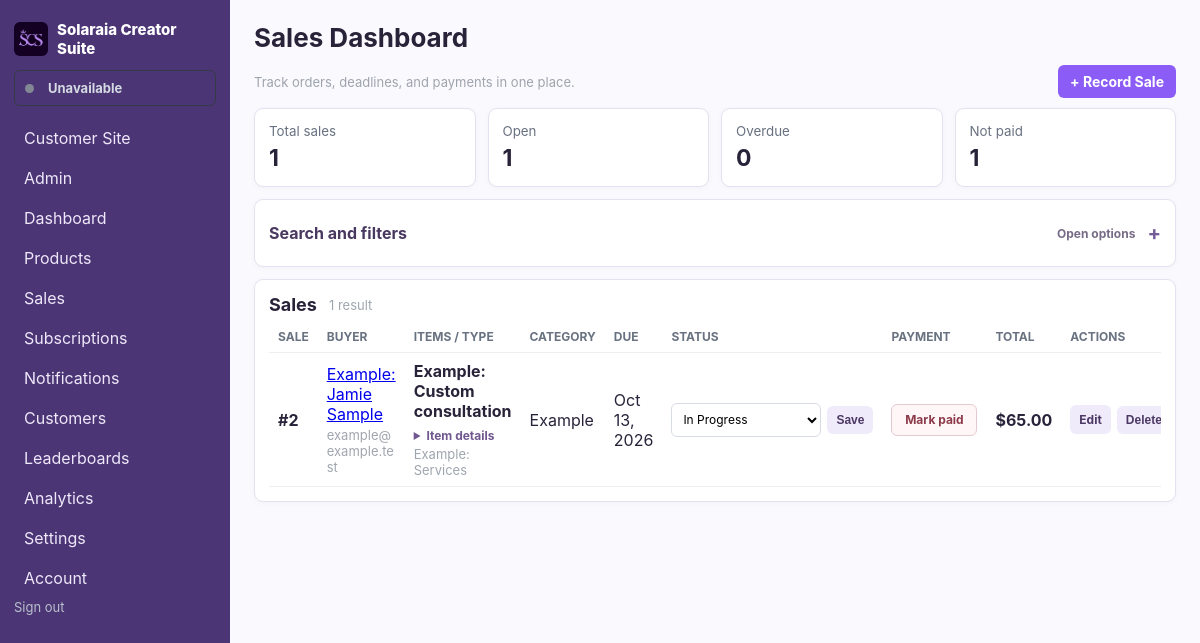
Page /sales (signed in) on the earlier database version.
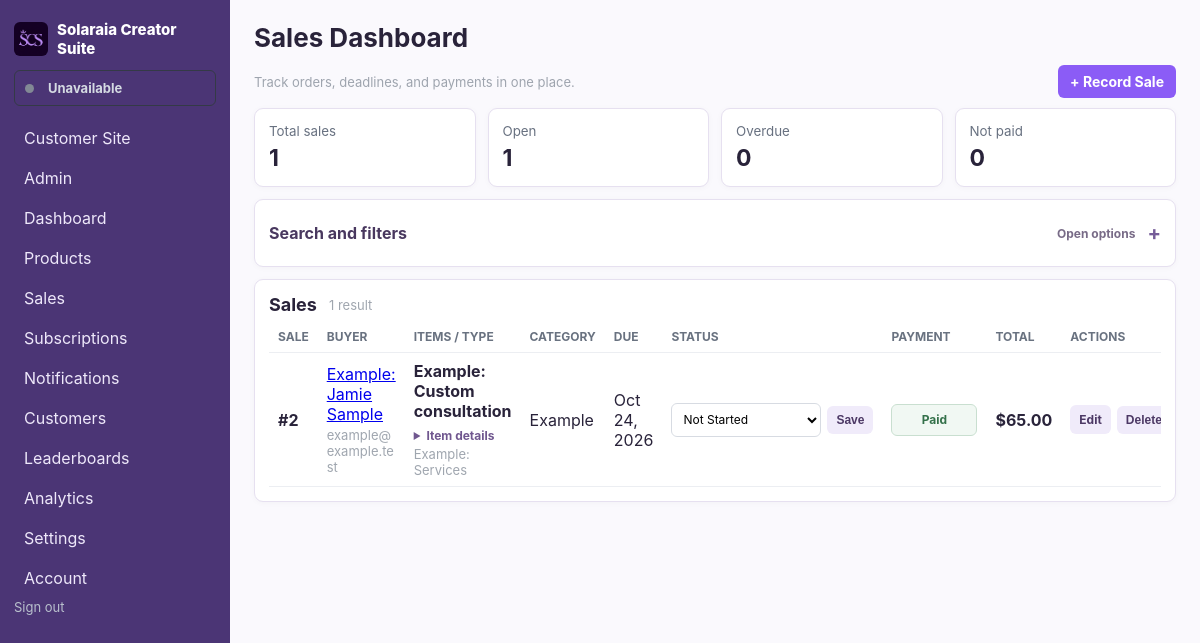
Same page on the later database version.
### models.py (models this page shows)
class Sale(db.Model):
    id = db.Column(db.Integer, primary_key=True)
    owner_id = db.Column(db.Integer, db.ForeignKey('creator_account.id'), nullable=False)
    sale_date = db.Column(db.DateTime, default=datetime.utcnow, nullable=False)
    created_at = db.Column(db.DateTime, default=datetime.utcnow, nullable=False)
    due_date = db.Column(db.Date)
    sale_category = db.Column(db.String(120))
    status = db.Column(db.String(30), nullable=False, default='New')
    paid = db.Column(db.Boolean, nullable=False, default=False)
    customer_id = db.Column(db.Integer, db.ForeignKey('customer.id'))
    store_customer_id = db.Column(db.Integer, db.ForeignKey('store_customer.id'))
    delivery_name = db.Column(db.String(160))
    delivery_phone = db.Column(db.String(40))
    delivery_address = db.Column(db.Text)
    platform_id = db.Column(db.Integer, db.ForeignKey('platform.id'))
    payment_method_id = db.Column(db.Integer, db.ForeignKey('payment_method.id'))
    payment_detail = db.Column(db.String(255))
    stripe_checkout_session_id = db.Column(db.String(255), unique=True)
    stripe_payment_intent_id = db.Column(db.String(255))
    total_amount = db.Column(db.Numeric(12,2), default=0)
    notes = db.Column(db.Text)
    version_id = db.Column(db.Integer, nullable=False, default=1)
    __table_args__ = (
        db.Index('ix_sale_owner_created', 'owner_id', 'created_at', 'id'),
        db.Index('ix_sale_owner_due', 'owner_id', 'due_date'),
        db.Index('ix_sale_owner_status_paid', 'owner_id', 'status', 'paid'),
        db.Index('ix_sale_owner_customer', 'owner_id', 'customer_id'),
        db.Index('ix_sale_store_customer_created', 'store_customer_id', 'created_at', 'id'),
    )
    __mapper_args__ = {'version_id_col': version_id}
    platform = db.relationship('Platform')
    payment_method = db.relationship('PaymentMethod')
    store_customer = db.relationship('StoreCustomer', back_populates='sales')
    items = db.relationship('SaleItem', backref='sale', cascade='all, delete-orphan', lazy=True)

class Customer(db.Model):
    id = db.Column(db.Integer, primary_key=True)
    owner_id = db.Column(db.Integer, db.ForeignKey('creator_account.id'), nullable=False)
    name = db.Column(db.String(160), nullable=False)
    email = db.Column(db.String(160))
    username = db.Column(db.String(160))
    contact_number = db.Column(db.String(40))
    notes = db.Column(db.Text)
    created_at = db.Column(db.DateTime, default=datetime.utcnow)
    version_id = db.Column(db.Integer, nullable=False, default=1)
    __table_args__ = (db.Index('ix_customer_owner_name', 'owner_id', 'name'),)
    __mapper_args__ = {'version_id_col': version_id}
    sales = db.relationship('Sale', backref='customer', lazy=True)
    leaderboard_entries = db.relationship('LeaderboardEntry', back_populates='customer', cascade='all, delete-orphan', lazy=True)
    service_subscriptions = db.relationship('ServiceSubscription', back_populates='customer', lazy=True)

class Product(db.Model):
    id = db.Column(db.Integer, primary_key=True)
    owner_id = db.Column(db.Integer, db.ForeignKey('creator_account.id'), nullable=False)
    name = db.Column(db.String(160), nullable=False)
    description = db.Column(db.Text)
    base_price = db.Column(db.Numeric(12,2), default=0)
    base_price_enabled = db.Column(db.Boolean, nullable=False, default=True)
    quantity_label = db.Column(db.String(40), nullable=False, default='Quantity')
    requires_delivery = db.Column(db.Boolean, nullable=False, default=False)
    active = db.Column(db.Boolean, default=True)
    is_public = db.Column(db.Boolean, nullable=False, default=True)
    category_id = db.Column(db.Integer, db.ForeignKey('category.id'))
    created_at = db.Column(db.DateTime, default=datetime.utcnow)
    version_id = db.Column(db.Integer, nullable=False, default=1)
    __table_args__ = (
        db.UniqueConstraint('owner_id', 'name', name='uq_product_owner_name'),
        db.Index('ix_product_owner_active_name', 'owner_id', 'active', 'name'),
    )
    __mapper_args__ = {'version_id_col': version_id}
    fields = db.relationship('ProductField', backref='product', cascade='all, delete-orphan', lazy=True)
    addons = db.relationship('ProductAddon', backref='product', cascade='all, delete-orphan', lazy=True)
    bundles = db.relationship('ProductBundle', backref='product', cascade='all, delete-orphan', lazy=True)
    tags = db.relationship('ProductTag', secondary=product_tag_link, back_populates='products')
    items = db.relationship('SaleItem', backref='product', lazy=True)
    service_subscriptions = db.relationship('ServiceSubscription', back_populates='product', lazy=True)

### app.py (the view, shortened to what this page needs)
@app.route('/sales')
def sales():
    today = date.today()
    query = request.args.get('q', '').strip()
    status_filter = request.args.get('status', '')
    paid_filter = request.args.get('paid', '')
    category_filter = request.args.get('category', '').strip()
    product_type_id = request.args.get('product_type', type=int)
    product_tag_id = request.args.get('tag', type=int)
    addon_id = request.args.get('addon', type=int)
    bundle_id = request.args.get('bundle', type=int)
    field_id = request.args.get('field', type=int)
    has_addons_filter = request.args.get('has_addons', '')
    due_state_filter = request.args.get('due_state', '')
    sort = request.args.get('sort', 'created_desc')
    sale_query = Sale.query.filter(Sale.owner_id == g.creator.id)
    if status_filter in SALE_STATUSES:
        sale_query = sale_query.filter(Sale.status == status_filter)
    if paid_filter == 'paid':
        sale_query = sale_query.filter(Sale.paid.is_(True))
    elif paid_filter == 'unpaid':
        sale_query = sale_query.filter(Sale.paid.is_(False))
    if category_filter:
        sale_query = sale_query.filter(Sale.sale_category == category_filter)
    if product_type_id:
        sale_query = sale_query.filter(Sale.items.any(
            SaleItem.product.has(Product.category_id == product_type_id)
        ))
    if product_tag_id:
        sale_query = sale_query.filter(Sale.items.any(
            SaleItem.product.has(Product.tags.any(ProductTag.id == product_tag_id))
        ))
    if addon_id:
        sale_query = sale_query.filter(Sale.items.any(
            SaleItem.addons.any(SaleItemAddon.product_addon_id == addon_id)
        ))
    if bundle_id:
        sale_query = sale_query.filter(Sale.items.any(SaleItem.bundle_id == bundle_id))
    if field_id:
        sale_query = sale_query.filter(Sale.items.any(
            SaleItem.fields.any(SaleItemField.product_field_id == field_id)
        ))
    if has_addons_filter == 'yes':
        sale_query = sale_query.filter(Sale.items.any(SaleItem.addons.any()))
    elif has_addons_filter == 'no':
        sale_query = sale_query.filter(~Sale.items.any(SaleItem.addons.any()))
    active_sale_statuses = Sale.status.notin_(('Completed', 'Canceled'))
    if due_state_filter == 'due_today':
        sale_query = sale_query.filter(Sale.due_date == today, active_sale_statuses)
    elif due_state_filter == 'overdue':
        sale_query = sale_query.filter(
            Sale.due_date < today, active_sale_statuses
        )
    elif due_state_filter == 'on_schedule':
        sale_query = sale_query.filter(Sale.due_date > today, active_sale_statuses)
    product_type_name = db.session.query(Category.name).select_from(SaleItem).join(
        Product, Product.id == SaleItem.product_id
    ).outerjoin(Category, (Category.id == Product.category_id) & (Category.owner_id == g.creator.id)).filter(
        SaleItem.sale_id == Sale.id, Product.owner_id == g.creator.id
    ).order_by(Product.name).limit(1).scalar_subquery()
    sale_type = func.coalesce(Sale.sale_category, product_type_name)
    sort_options = {
        'created_asc': (Sale.created_at.asc(), Sale.id.asc()),
        'created_desc': (Sale.created_at.desc(), Sale.id.desc()),
        'due_asc': (Sale.due_date.asc().nullslast(), Sale.id.desc()),
        'due_desc': (Sale.due_date.desc().nullslast(), Sale.id.desc()),
        'type_asc': (sale_type.asc().nullslast(), Sale.id.desc()),
        'type_desc': (sale_type.desc().nullslast(), Sale.id.desc()),
        'price_asc': (Sale.total_amount.asc(), Sale.id.desc()),
        'price_desc': (Sale.total_amount.desc(), Sale.id.desc()),
    }
    if sort not in sort_options:
        sort = 'created_desc'
    active_filter_count = sum(bool(value) for value in (
        query, status_filter, paid_filter, category_filter, product_type_id,
        product_tag_id, addon_id, bundle_id, field_id, has_addons_filter, due_state_filter,
    )) + (sort != 'created_desc')
    sale_query = sale_query.options(
        joinedload(Sale.customer),
        joinedload(Sale.store_customer),
        selectinload(Sale.items).joinedload(SaleItem.product).joinedload(Product.category),
        selectinload(Sale.items).joinedload(SaleItem.product).selectinload(Product.tags),
        selectinload(Sale.items).joinedload(SaleItem.bundle),
        selectinload(Sale.items).selectinload(SaleItem.addons).joinedload(SaleItemAddon.product_addon),
        selectinload(Sale.items).selectinload(SaleItem.fields).joinedload(SaleItemField.product_field),
    )
    pagination = sale_query.order_by(*sort_options[sort]).paginate(
        page=max(request.args.get('page', 1, type=int), 1), per_page=50, error_out=False
    )
    previous_url = None
    next_url = None
    page_filters = request.args.to_dict()
    if pagination.has_prev:
        previous_url = url_for('sales', **{**page_filters, 'page': pagination.prev_num})
    if pagination.has_next:
        next_url = url_for('sales', **{**page_filters, 'page': pagination.next_num})
    active_status = Sale.status.notin_(('Completed', 'Canceled'))
    summary_row = db.session.query(
        func.count(Sale.id).label('total'),
        func.coalesce(func.sum(case((active_status, 1), else_=0)), 0).label('open'),
        func.coalesce(func.sum(case((
            (Sale.due_date < today) & active_status, 1,
        ), else_=0)), 0).label('overdue'),
        func.coalesce(func.sum(case((Sale.paid.is_(False), 1), else_=0)), 0).label('unpaid'),
    ).filter(Sale.owner_id == g.creator.id).one()
    summary = {
        'total': summary_row.total,
        'open': summary_row.open,
        'overdue': summary_row.overdue,
        'unpaid': summary_row.unpaid,
    }
    categories = [row[0] for row in db.session.query(Sale.sale_category).filter(
        Sale.owner_id == g.creator.id, Sale.sale_category.isnot(None)
    ).distinct().order_by(Sale.sale_category).all()]
    product_types = Category.query.join(Product, Product.category_id == Category.id).filter(
        Category.owner_id == g.creator.id, Product.owner_id == g.creator.id
    ).distinct().order_by(Category.name).all()
    product_tags = ProductTag.query.filter(
        ProductTag.owner_id == g.creator.id,
        ProductTag.products.any(Product.owner_id == g.creator.id)
    ).order_by(ProductTag.name).all()
    addons = ProductAddon.query.options(joinedload(ProductAddon.product)).join(Product).filter(
        Product.owner_id == g.creator.id, ProductAddon.active.is_(True)
    ).order_by(ProductAddon.name).all()
    bundles = ProductBundle.query.options(joinedload(ProductBundle.product)).join(Product).filter(
        Product.owner_id == g.creator.id, ProductBundle.active.is_(True)
    ).order_by(ProductBundle.name).all()
    trackable_fields = ProductField.query.options(joinedload(ProductField.product)).join(Product).filter(
        Product.owner_id == g.creator.id
    ).order_by(ProductField.name).all()
    return render_template(
        'sales/list.html', sales=pagination.items, pagination=pagination, summary=summary,
        sale_statuses=SALE_STATUSES, categories=categories, product_types=product_types,
        addons=addons, bundles=bundles, trackable_fields=trackable_fields,
        product_tags=product_tags,
        filters=request.args.to_dict(), query=query, status_filter=status_filter,
        paid_filter=paid_filter, category_filter=category_filter,
        product_type_filter=product_type_id, product_tag_filter=product_tag_id,
        addon_filter=addon_id, bundle_filter=bundle_id,
        field_filter=field_id, has_addons_filter=has_addons_filter,
        due_state_filter=due_state_filter, active_filter_count=active_filter_count,
        sort=sort, today=today,
        previous_url=previous_url, next_url=next_url,
    )

### templates/sales/list.html (shortened to what this page needs)
{% extends 'base.html' %}
{% block heading %}Sales Dashboard{% endblock %}
{% block content %}
<div class="sales-toolbar"><p class="muted">Track orders, deadlines, and payments in one place.</p><a class="button" href="{{url_for('sale_new')}}">+ Record Sale</a></div>
<section class="cards sales-summary">
	<div><small>Total sales</small><strong>{{summary.total}}</strong></div>
	<div><small>Open</small><strong>{{summary.open}}</strong></div>
	<div class="{{'summary-overdue' if summary.overdue else ''}}"><small>Overdue</small><strong>{{summary.overdue}}</strong></div>
	<div><small>Not paid</small><strong>{{summary.unpaid}}</strong></div>
</section>
<section class="panel sales-filter-panel">
	<details class="sales-filter-disclosure" {% if active_filter_count %}open{% endif %}>
		<summary><span>Search and filters</span><span class="sales-filter-count">{{active_filter_count ~ ' active' if active_filter_count else 'Open options'}}</span></summary>
	</details>
</section>
<section class="panel sales-table-panel">
	<div class="sales-results-heading"><h2>Sales</h2><span class="muted">{{pagination.total}} result{{'' if pagination.total == 1 else 's'}}</span></div>
	<div class="table-scroll">
		<table class="sales-table">
			<thead><tr><th>Sale</th><th>Buyer</th><th>Items / type</th><th>Category</th><th>Due</th><th>Status</th><th>Payment</th><th>Total</th><th>Actions</th></tr></thead>
			<tbody>
				{% for s in sales %}
				{% set product_type = namespace(name='') %}
				{% for item in s.items %}{% if not product_type.name and item.product.category %}{% set product_type.name = item.product.category.name %}{% endif %}{% endfor %}
				<tr>
					<td><strong>#{{s.id}}</strong></td>
					<td>
						{% if s.customer %}<a href="{{url_for('customer_edit', id=s.customer.id)}}">{{s.customer.name}}</a>{% elif s.store_customer %}<strong>{{s.store_customer.display_name}}</strong>{% else %}—{% endif %}
						{% if s.customer and s.customer.email %}<small class="muted sales-buyer-email">{{s.customer.email}}</small>{% elif s.store_customer %}<small class="muted sales-buyer-email">{{s.store_customer.email}}</small>{% endif %}
					</td>
					<td class="sales-item-summary">
						{% if s.items %}<strong>{{s.items[0].product.name}}</strong>{% if s.items|length > 1 %}<small class="muted">+{{s.items|length - 1}} more item{{'s' if s.items|length > 2 else ''}}</small>{% endif %}{% else %}—{% endif %}
						<details class="sales-line-details">
							<summary>Item details</summary>
						</details>
						<small class="muted">{{product_type.name or 'Uncategorized'}}</small>
					</td>
					<td>{{s.sale_category or product_type.name or '—'}}</td>
					<td>{% if s.due_date %}<span class="{{'sales-overdue' if s.due_date < today and s.status not in ('Completed', 'Canceled') else ''}}">{{s.due_date.strftime('%b %d, %Y')}}</span>{% else %}—{% endif %}</td>
					<td>
						<form class="sales-status-form" method="post" action="{{url_for('sale_status_update', id=s.id)}}">
							<select name="status" aria-label="Status for sale {{s.id}}">{% for option in sale_statuses %}<option value="{{option}}" {{'selected' if s.status == option else ''}}>{{option}}</option>{% endfor %}</select>
							<button class="button secondary">Save</button>
						</form>
					</td>
					<td>
						<form method="post" action="{{url_for('sale_paid_toggle', id=s.id)}}">
							<button class="payment-toggle {{'is-paid' if s.paid else 'is-unpaid'}}">{{'Paid' if s.paid else 'Mark paid'}}</button>
						</form>
					</td>
					<td><strong>{{money(s.total_amount)}}</strong></td>
					<td><div class="sales-row-actions"><a class="button secondary" href="{{url_for('sale_edit', id=s.id)}}">Edit</a><form method="post" action="{{url_for('sale_delete', id=s.id)}}" onsubmit="return confirm('Remove sale #{{s.id}}?')"><input type="hidden" name="version_id" value="{{s.version_id}}"><button class="button secondary danger">Delete</button></form></div></td>
				</tr>
				{% else %}<tr><td colspan="9" class="sales-empty">No sales match these filters.</td></tr>{% endfor %}
			</tbody>
		</table>
	</div>
</section>
{% endblock %}

Differences in the rows shown:
changed Sale "Example": due_date "Oct 13, 2026" → "Oct 24, 2026"; status "In Progress" → "Not Started"; paid "Mark paid" → "Paid"
Other differences:
{{ summary.unpaid }}: "1" → "0"
